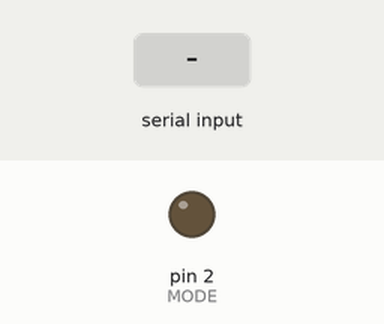
Simulated run of this sketch. Board: Arduino Uno, built with avr-gcc and run on an emulated ATmega328P. On the bench: output pins drawn as LEDs (lit = HIGH). The inputs (shaded band) are chosen by the test bench. What the sketch prints to the serial monitor is not drawn.

Above: at 1.2 s.
1.3 s: "Give" received over Serial
At 1.47 s:
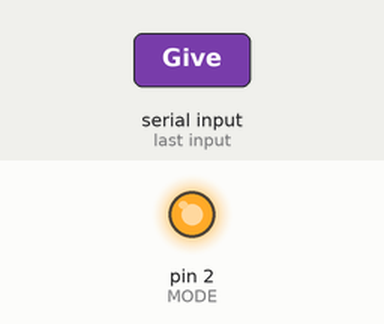
Timing chart, 0 to 4.3 s (numbered marks = the images above; inputs shaded):
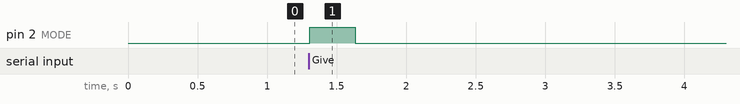

The sketch:

slave2.ino
```cpp
#define BAUD 14400
#define MODE 2
#define TRANSMIT HIGH
#define RECEIVE LOW
#define ID 25

char symbol;
int i = 0;
char* bufferPtr;

void setup(void) {
  Serial.begin(BAUD);
  pinMode(MODE, OUTPUT);
  digitalWrite(MODE, RECEIVE);
}


void loop() {
  i = 0;
  symbol = 0;
  if (Serial.available()) {
    bufferPtr = (char*)malloc(50 * sizeof(char));
    delay(5);
    while (Serial.available()) {
      symbol = Serial.read();
      if (symbol == ';') {
        bufferPtr[i++] = '\0';
        i = 0;
        int c;
        sscanf(bufferPtr, "%d", &c);
        if (c != ID) {
          while (Serial.available()){Serial.read();}
          free(bufferPtr);
          return;
        }
      } else {
        bufferPtr[i++] = symbol;
      }
    }
    if (i > 0){
      bufferPtr[i++] = '\0';
    }
  }
  if (i > 0) {
    if (!strcmp(bufferPtr, "Give")) {
      char message[] = "Dariy Velychko";
      sendMessage(1, message, sizeof(message));
    }
  }
  free(bufferPtr);
  //delay(200);
}

void sendMessage(int recevierId, char str[], long sizeOf) {
  char buffer[40];
  digitalWrite(MODE, TRANSMIT);
  long crc = calculateCrcWithTable(str, sizeOf / sizeof(char) - 1, 0x2F, 0xFF, false, false, 0xFF, 8);
  delay(60);
  sprintf(buffer, "%d;%d:%lx!%s*", recevierId, ID, crc, str);
  Serial.print(buffer); // Good
  delay(50);
  str[0] ^= (1<<5);   //mistake 1
  sprintf(buffer, "%d;%d:%lx!%s*", recevierId, ID, crc, str);
  Serial.print(buffer);
  delay(50);
  str[0] ^= (1<<5);   //Fix mistake 1
  str[strlen(str) - 1] ^= (1<<4); //Mistake 2 on last byte
  sprintf(buffer, "%d;%d:%lx!%s*", recevierId, ID, crc, str);
  Serial.print(buffer);
  delay(50);
  str[strlen(str) - 1] ^= (1<<4); //Fix mistake 2
  str[3] ^= (1<<3) | (1<<7);   //Mistake 3
  sprintf(buffer, "%d;%d:%lx!%s*", recevierId, ID, crc, str);
  Serial.print(buffer);
  delay(50);
  str[3] ^= (1<<3) | (1<<7); //Fix mistake 3
  str[7] ^= (1<<1) | (1<<2) | (1<<3);  //Mistake 4
  sprintf(buffer, "%d;%d:%lx!%s*", recevierId, ID, crc, str);
  Serial.print(buffer);
  delay(60);
  digitalWrite(MODE, RECEIVE);
}

long calculateCrcWithTable(const char data[], const unsigned long length, unsigned long crc,
        const unsigned long poly, const bool refIn, const bool refOut, const unsigned long xorOut,
        const unsigned long crcBitLength) {
    unsigned long greatestBit = 1 << (crcBitLength - 1);
    unsigned long cutter = (1 << crcBitLength) - 1;
    unsigned long table[256];

    for (unsigned long i = 0; i < 256; i++) {
        unsigned long res = i;

        if (crcBitLength > 8) {
            res <<= (crcBitLength - 8);
        }

        for (unsigned int j = 0; j < 8; j++) {
            if ((res & greatestBit) != 0) {
                res = (res << 1) ^ poly;
            }
            else {
                res <<= 1;
            }
        }

        table[i] = res & cutter;
    }

    unsigned long shift = (crcBitLength - 8 < 0) ? 0 : (crcBitLength - 8);
    for (unsigned long i = 0; i < length; i++) {
        unsigned long temp = data[i];
        if (refIn) {
            temp = reverseBits(temp, 8);
        }
        crc = table[(crc >> shift) ^ temp] ^ (crc << 8);
        crc &= cutter;
    }

    if (refOut) {
        crc = reverseBits(crc, crcBitLength);
    }

    return crc ^ xorOut;
}

unsigned long reverseBits(unsigned long value, const unsigned long size) {
    unsigned long newValue = 0;

    for (unsigned long i = size - 1; i >= 0; i--) {
        newValue |= (value & 1) << i;
        value >>= 1;
    }
    return newValue;
}
```

Measured:
- after the input at 1.3 s, pin 2 (MODE): LOW → HIGH at once, → LOW 0.33 s later
